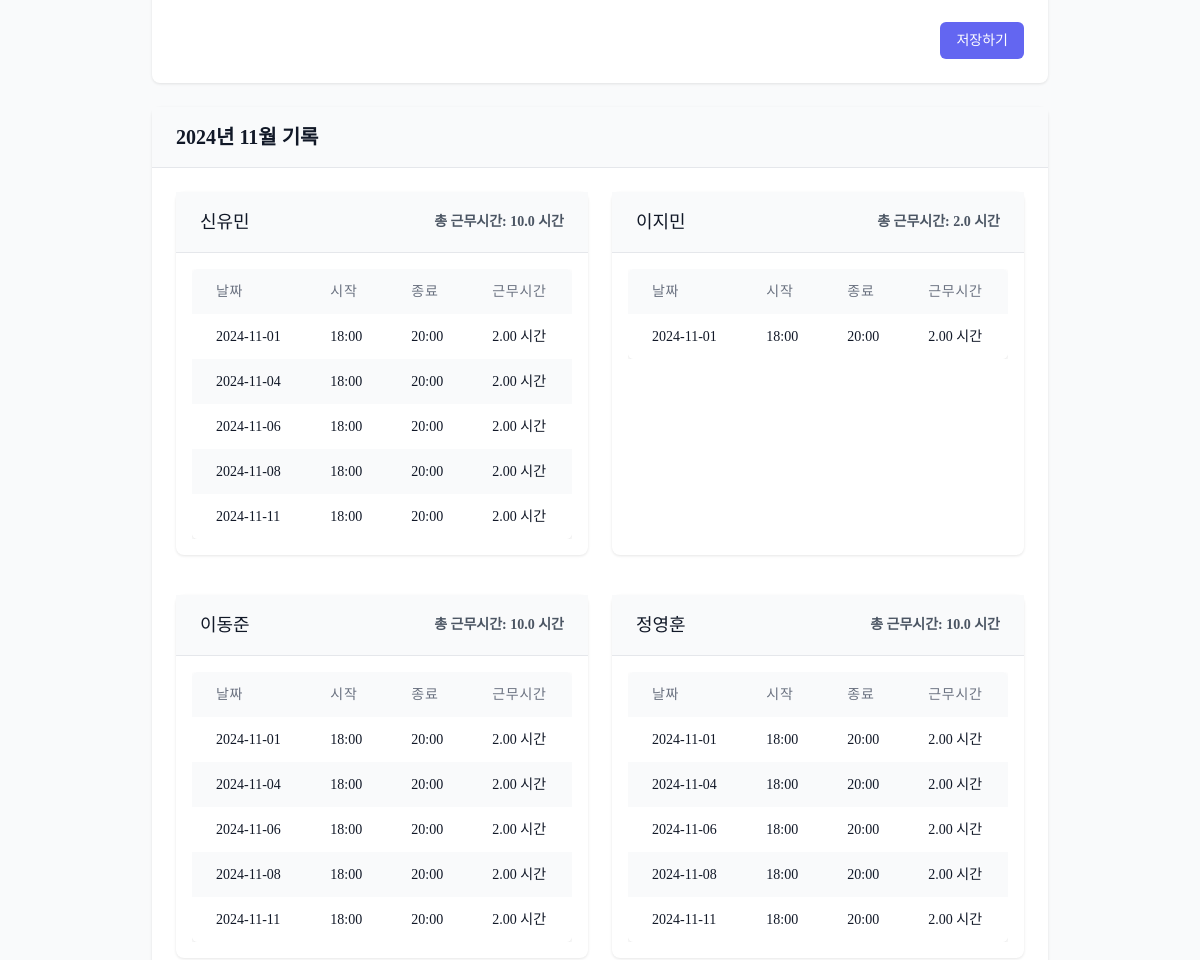
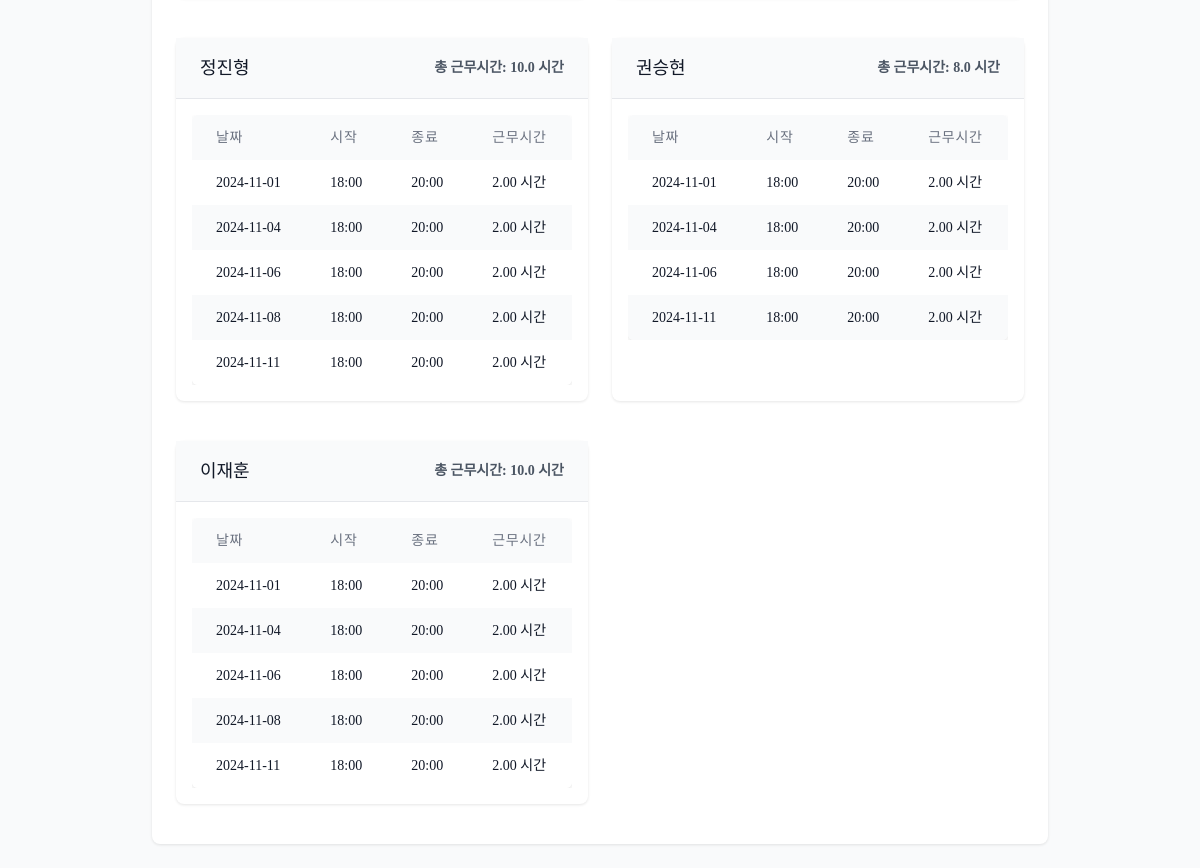
The app's page /teachers/attendance/create/ (signed in, lower part), older data (2 pictures, top to bottom).
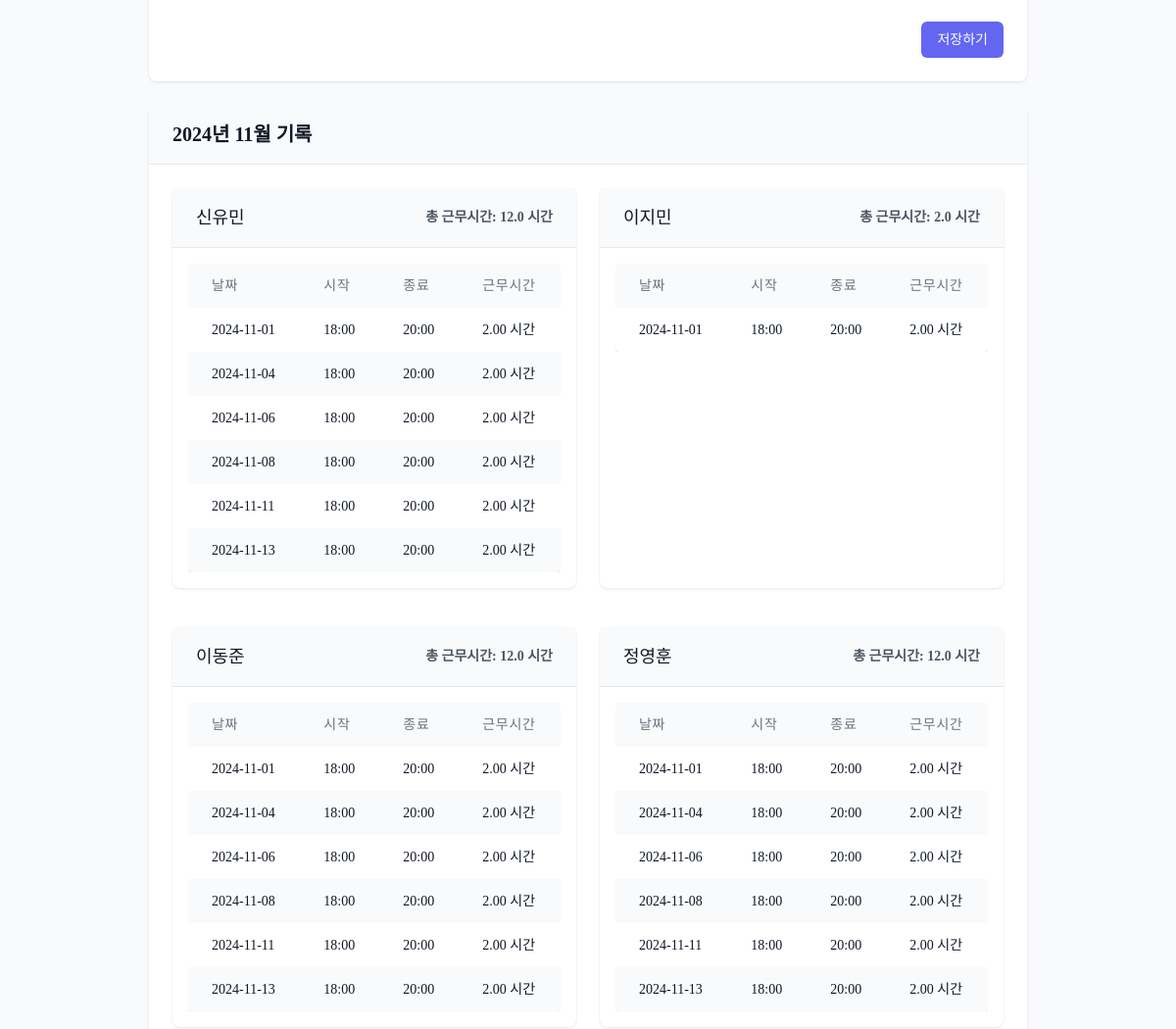
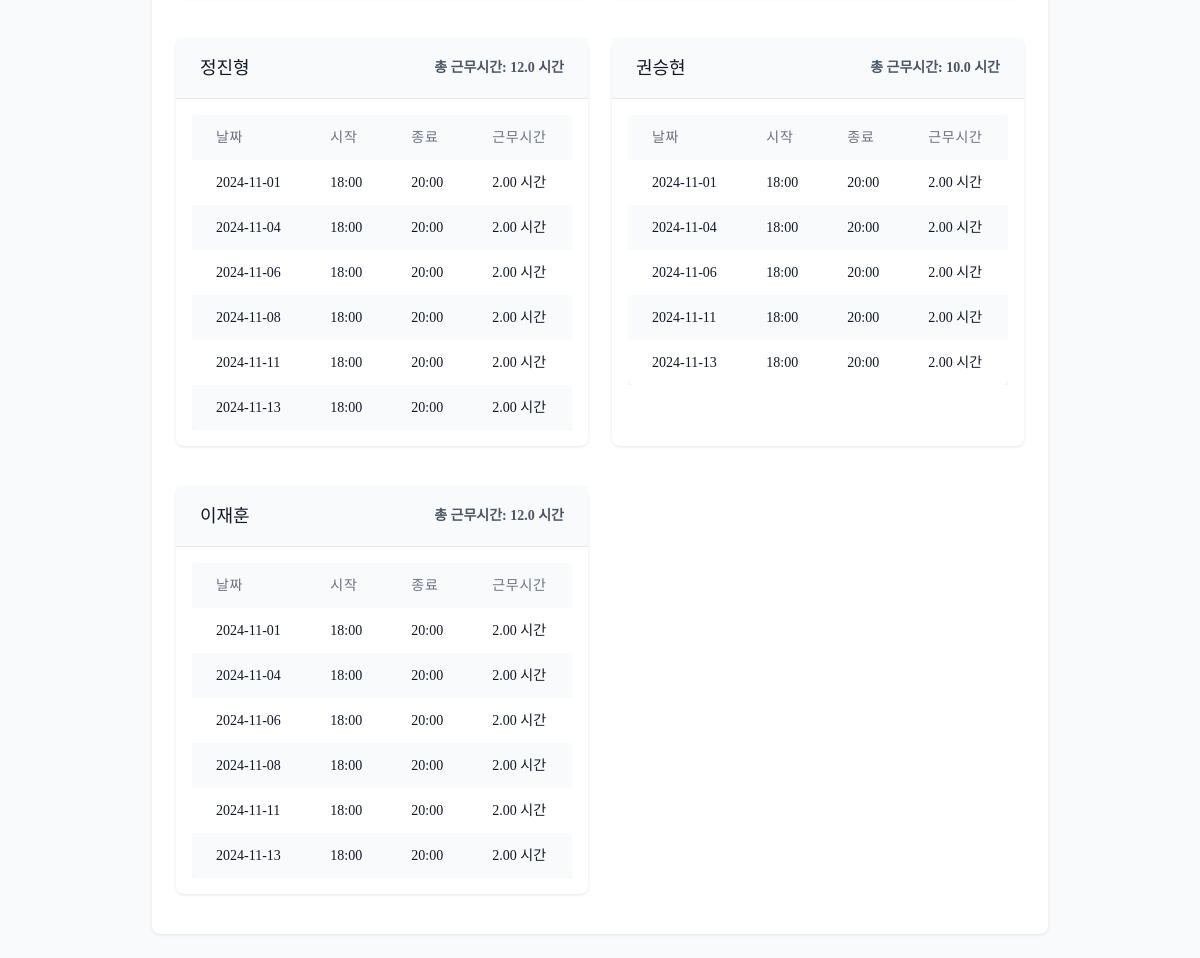
The same page, newer data (2 pictures, top to bottom).
### teachers/models.py (models this page shows, shortened)
class Teacher(models.Model):
    GENDER_CHOICES = [
        ('M', '남'),
        ('F', '여'),
    ]
    name = models.CharField(max_length=100, verbose_name='이름')
    phone_number = models.CharField(
        max_length=11,
        validators=[validate_phone_number],
        blank=True,
        null=True,
        verbose_name='전화번호'
    )
    email = models.EmailField(blank=True, null=True, verbose_name='이메일')
    gender = models.CharField(max_length=1, choices=GENDER_CHOICES, blank=True, null=True, verbose_name='성별')
    hire_date = models.DateField(blank=True, null=True, verbose_name='입사일')
    resignation_date = models.DateField(null=True, blank=True, verbose_name='퇴사일')
    bank = models.ForeignKey('common.Bank', on_delete=models.SET_NULL, blank=True, null=True, verbose_name='거래은행')
    account_number = models.CharField(max_length=20, blank=True, null=True, verbose_name='급여계좌')
    base_salary = models.IntegerField(blank=True, null=True, verbose_name='급여기준', default=15000)
    additional_salary = models.IntegerField(blank=True, null=True, verbose_name='추가급여', default=0)
    other_info = models.TextField(blank=True, null=True, verbose_name='기타')
    is_active = models.BooleanField(default=True, verbose_name="재직 중")
    extra_field1 = models.CharField(max_length=100, blank=True, null=True, verbose_name='예비1')
    extra_field2 = models.CharField(max_length=100, blank=True, null=True, verbose_name='예비2')
    extra_field3 = models.CharField(max_length=100, blank=True, null=True, verbose_name='예비3')
    extra_field4 = models.CharField(max_length=100, blank=True, null=True, verbose_name='예비4')
    class Meta:
        verbose_name = '교사'
        verbose_name_plural = '교사'

class Attendance(models.Model):
    teacher = models.ForeignKey(Teacher, on_delete=models.CASCADE, verbose_name='교사')
    date = models.DateField(default=timezone.now, verbose_name='날짜')
    is_present = models.BooleanField(default=True, verbose_name='출근')
    start_time = models.TimeField(null=True, blank=True, verbose_name='근무 시작 시간')
    end_time = models.TimeField(null=True, blank=True, verbose_name='근무 종료 시간')
    class Meta:
        unique_together = ['teacher', 'date']
        verbose_name = '출근기록'
        verbose_name_plural = '출근기록'

### teachers/views.py (the view, shortened to what this page needs)
# urls.py: path('attendance/create/', views.AttendanceCreateView.as_view(), name='attendance_create'),
class AttendanceCreateView(LoginRequiredMixin, View):
    def get(self, request):
        teachers = Teacher.objects.filter(is_active=True)
        form = BulkAttendanceForm(teachers=teachers)
        current_date = timezone.now().date()
        month_start = current_date.replace(day=1)
        month_end = (month_start + timedelta(days=32)).replace(day=1) - timedelta(days=1)
        monthly_records = Attendance.objects.filter(date__range=[month_start, month_end]).order_by('teacher', 'date')
        teacher_records = {}
        for record in monthly_records:
            if record.teacher not in teacher_records:
                teacher_records[record.teacher] = {'records': [], 'total_hours': 0}
            if record.start_time and record.end_time:
                start_datetime = timezone.make_aware(timezone.datetime.combine(record.date, record.start_time))
                end_datetime = timezone.make_aware(timezone.datetime.combine(record.date, record.end_time))
                work_hours = (end_datetime - start_datetime).total_seconds() / 3600
                record.work_hours = round(work_hours, 2)
                teacher_records[record.teacher]['total_hours'] += record.work_hours
            else:
                record.work_hours = None
            teacher_records[record.teacher]['records'].append(record)
        context = {
            'form': form,
            'teacher_records': teacher_records,
            'current_month': current_date.strftime('%Y년 %m월')
        }
        return render(request, 'teachers/attendance_form.html', context)

### teachers/templates/teachers/attendance_form.html (shortened to what this page needs)
{% extends 'teachers/base_teachers.html' %}
{% block teacher_content %}
<div class="space-y-6">
    <div class="content-card">
        <div class="card-body">
            <form method="post" class="space-y-6">
                <div class="flex justify-end">
                    <button type="submit" class="form-button">
                        저장하기
                    </button>
                </div>
            </form>
        </div>
    </div>
    <div class="content-card">
        <div class="card-header">
            <h3 class="text-xl font-semibold text-gray-900">{{ current_month }} 기록</h3>
        </div>
        <div class="card-body">
            <div class="grid grid-cols-1 lg:grid-cols-2 gap-6">
                {% for teacher, data in teacher_records.items %}
                    <div class="content-card">
                        <div class="card-header bg-gray-50">
                            <div class="flex justify-between items-center">
                                <h4 class="text-lg font-medium text-gray-900">{{ teacher.name }}</h4>
                                <span class="text-sm text-gray-600">
                                    총 근무시간: {{ data.total_hours|floatformat:1 }} 시간
                                </span>
                            </div>
                        </div>
                        <div class="p-4">
                            <div class="overflow-x-auto">
                                <table class="content-table">
                                    <thead>
                                        <tr>
                                            <th>날짜</th>
                                            <th>시작</th>
                                            <th>종료</th>
                                            <th>근무시간</th>
                                        </tr>
                                    </thead>
                                    <tbody>
                                        {% for record in data.records %}
                                            <tr>
                                                <td>{{ record.date|date:"Y-m-d" }}</td>
                                                <td>{{ record.start_time|time:"H:i" }}</td>
                                                <td>{{ record.end_time|time:"H:i" }}</td>
                                                <td>
                                                    {% if record.work_hours is not None %}
                                                        {{ record.work_hours|floatformat:2 }} 시간
                                                    {% else %}
                                                        -
                                                    {% endif %}
                                                </td>
                                            </tr>
                                        {% endfor %}
                                    </tbody>
                                </table>
                            </div>
                        </div>
                    </div>
                {% empty %}
                    <div class="content-card">
                        <div class="card-body">
                            <p class="text-gray-500 text-center">이번 달은 근무 기록이 없습니다.</p>
                        </div>
                    </div>
                {% endfor %}
            </div>
        </div>
    </div>
</div>
{% endblock %}

Row changes from the older to the newer data that the page shows:
computed for Teacher "신유민": total_hours "10.0" → "12.0"
added Attendance: date "2024-11-13", start_time "18:00", end_time "20:00", work_hours "2.00", shown under Teacher "신유민"
computed for Teacher "이동준": total_hours "10.0" → "12.0"
added Attendance: date "2024-11-13", start_time "18:00", end_time "20:00", work_hours "2.00", shown under Teacher "이동준"
computed for Teacher "정영훈": total_hours "10.0" → "12.0"
added Attendance: date "2024-11-13", start_time "18:00", end_time "20:00", work_hours "2.00", shown under Teacher "정영훈"
computed for Teacher "정진형": total_hours "10.0" → "12.0"
added Attendance: date "2024-11-13", start_time "18:00", end_time "20:00", work_hours "2.00", shown under Teacher "정진형"
computed for Teacher "권승현": total_hours "8.0" → "10.0"
added Attendance: date "2024-11-13", start_time "18:00", end_time "20:00", work_hours "2.00", shown under Teacher "권승현"
computed for Teacher "이재훈": total_hours "10.0" → "12.0"
added Attendance: date "2024-11-13", start_time "18:00", end_time "20:00", work_hours "2.00", shown under Teacher "이재훈"
